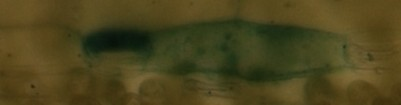
#> input picture src2/test/09B_084_01.jpg, 401 x 105 px, found by its file name
$ python test.py   (Python 2 division)
#> lines starting #> are read from the running program, lines starting #| are printed output that depends on the picture; long printed decimals are rounded
from PIL import Image
from scipy import stats as P
import os
import time
# [27 lines of commented-out code are left out]

im = Image.open('09B_084_01.jpg')
#> im is the input picture: PIL image 401x105 RGB; mean R, G, B 75.6, 68.1, 29
im = im.resize((50, 200))
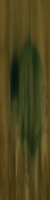
#> im: PIL image 50x200 RGB; mean R, G, B 75.6, 68.1, 29
data = list(im.getdata())
#> data = 10000 items, first 6: (104, 82, 37), (101, 82, 36), (101, 83, 35), (104, 83, 36), (100, 80, 35), (94, 75, 33)
lst1 = []
for i in data:
    lst1.append(i[0])
#> this loop made 10000 passes
#> after the loop, lst1 = 10000 values, max 123 at index 7293, min 9 at index 3814, mean 75.6

im2 = Image.open('09B_085_01.jpg')
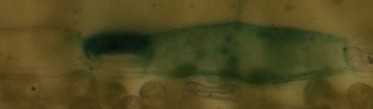
#> input picture src2/test/09B_085_01.jpg, 373 x 109 px, found by its file name
#> im2 is the input picture: PIL image 373x109 RGB; mean R, G, B 80.9, 73.5, 31.6
im2 = im2.resize((50, 200))
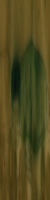
#> im2: PIL image 50x200 RGB; mean R, G, B 80.9, 73.5, 31.6
data2 = list(im2.getdata())
#> data2 = 10000 items, first 6: (114, 90, 42), (111, 89, 40), (107, 87, 37), (112, 91, 39), (109, 89, 38), (101, 83, 34)
lst2 = []
for i2 in data2:
    lst2.append(i2[0])
#> this loop made 10000 passes
#> after the loop, lst2 = 10000 values, max 132 at index 6848, min 9 at index 3965, mean 80.88
print len(lst1), len(lst2)
#| 10000 10000
print P.pearsonr(lst1, lst2)
#| PearsonRResult(statistic=0.806, pvalue=0.0)
